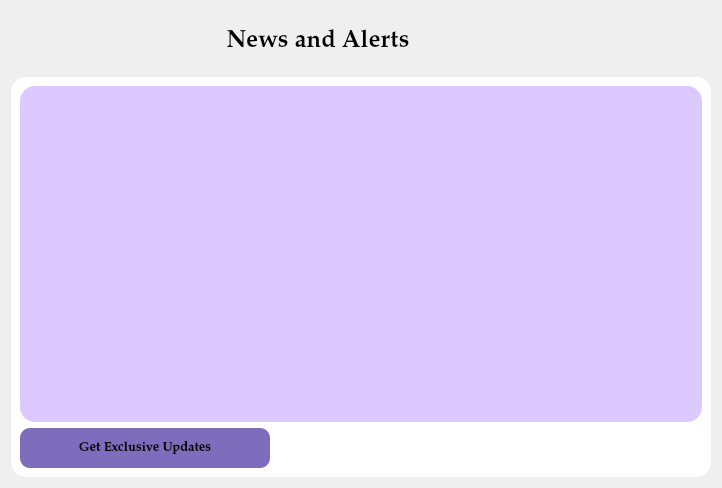
             <widget class="QWidget" name="news_page">
              <layout class="QGridLayout" name="gridLayout_10">
               <item row="0" column="0">
                <layout class="QVBoxLayout" name="verticalLayout_24">
                 <item>
                  <layout class="QHBoxLayout" name="horizontalLayout_12">
                   <item>
                    <widget class="QLabel" name="label_14">
                     <property name="font">
                      <font>
                       <family>Palatino Linotype</family>
                       <pointsize>18</pointsize>
                       <weight>75</weight>
                       <bold>true</bold>
                      </font>
                     </property>
                     <property name="text">
                      <string>News and Alerts</string>
                     </property>
                     <property name="alignment">
                      <set>Qt::AlignCenter</set>
                     </property>
                    </widget>
                   </item>
                   <item>
                    <widget class="QLabel" name="label_18">
                     <property name="minimumSize">
                      <size>
                       <width>80</width>
                       <height>60</height>
                      </size>
                     </property>
                     <property name="maximumSize">
                      <size>
                       <width>80</width>
                       <height>60</height>
                      </size>
                     </property>
                     <property name="text">
                      <string/>
                     </property>
                     <property name="pixmap">
                      <pixmap resource="resources.qrc">:/images/news_741867.png</pixmap>
                     </property>
                     <property name="scaledContents">
                      <bool>true</bool>
                     </property>
                    </widget>
                   </item>
                  </layout>
                 </item>
                 <item>
                  <widget class="QWidget" name="widget_3" native="true">
                   <property name="minimumSize">
                    <size>
                     <width>700</width>
                     <height>400</height>
                    </size>
                   </property>
                   <property name="styleSheet">
                    <string notr="true">QWidget{
	border-radius: 15px;
	background-color: rgb(255, 255, 255);
}</string>
                   </property>
                   <layout class="QGridLayout" name="gridLayout_9">
                    <item row="0" column="0">
                     <layout class="QVBoxLayout" name="verticalLayout_16">
                      <item>
                       <widget class="QTextBrowser" name="textBrowser">
                        <property name="styleSheet">
                         <string notr="true">background-color: rgb(219, 201, 255);</string>
                        </property>
                       </widget>
                      </item>
                      <item>
                       <widget class="QPushButton" name="get_updates">
                        <property name="minimumSize">
                         <size>
                          <width>200</width>
                          <height>40</height>
                         </size>
                        </property>
                        <property name="maximumSize">
                         <size>
                          <width>250</width>
                          <height>40</height>
                         </size>
                        </property>
                        <property name="font">
                         <font>
                          <family>Palatino Linotype</family>
                          <pointsize>10</pointsize>
                          <weight>75</weight>
                          <bold>true</bold>
                         </font>
                        </property>
                        <property name="styleSheet">
                         <string notr="true">QPushButton{
	background-color: rgb(126, 108, 188);
	border-radius:10px;
	color:black;
}

QPushButton:checked{
	
	background-color: rgb(109, 99, 139);
}
QPushButton:hover{
	color:white;
	
}</string>
                        </property>
                        <property name="text">
                         <string>Get Exclusive Updates</string>
                        </property>
                        <property name="checkable">
                         <bool>true</bool>
                        </property>
                       </widget>
                      </item>
                     </layout>
                    </item>
                   </layout>
                  </widget>
                 </item>
                </layout>
               </item>
              </layout>
             </widget>
